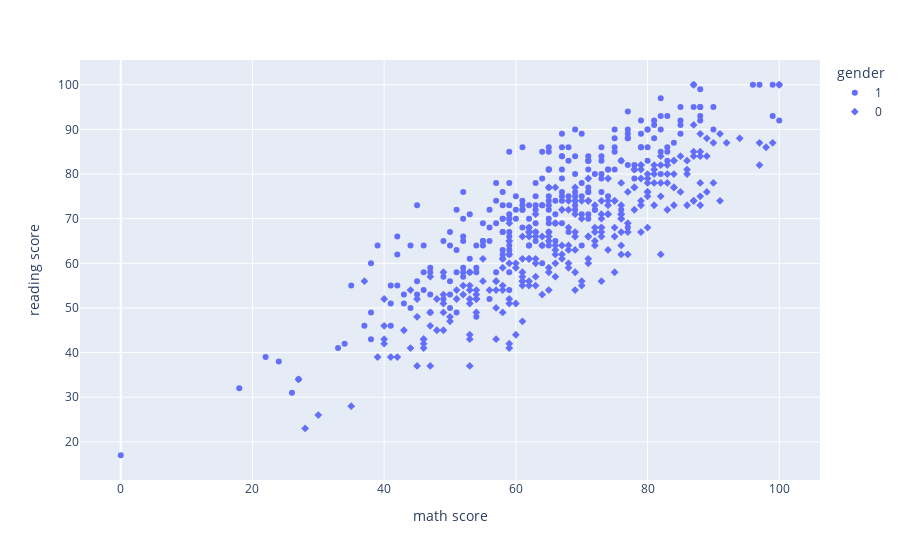

The cell this chart's notebook holds for it:
### Code cell
fig = px.scatter(df, x="math score", y="reading score",symbol='gender')
fig.show()

### Figure 1 — Plotly figure (JSON) as saved in the notebook; plotly's stock layout.template omitted (floating-point values rounded to 4 significant figures; data arrays with more than 128 entries replaced by an {"elided": "..."} marker saying what was removed)
{"data": [{"hovertemplate": "gender=1<br>math score=%{x}<br>reading score=%{y}<extra></extra>", "legendgroup": "1", "marker": {"color": "#636efa", "symbol": "circle"}, "mode": "markers", "name": "1", "orientation": "v", "showlegend": true, "type": "scatter", "x": {"elided": "246 int values"}, "xaxis": "x", "y": {"elided": "246 int values"}, "yaxis": "y"}, {"hovertemplate": "gender=0<br>math score=%{x}<br>reading score=%{y}<extra></extra>", "legendgroup": "0", "marker": {"color": "#636efa", "symbol": "diamond"}, "mode": "markers", "name": "0", "orientation": "v", "showlegend": true, "type": "scatter", "x": {"elided": "254 int values"}, "xaxis": "x", "y": {"elided": "254 int values"}, "yaxis": "y"}], "layout": {"legend": {"title": {"text": "gender"}, "tracegroupgap": 0}, "margin": {"t": 60}, "xaxis": {"anchor": "y", "domain": [0, 1], "title": {"text": "math score"}}, "yaxis": {"anchor": "x", "domain": [0, 1], "title": {"text": "reading score"}}}}
